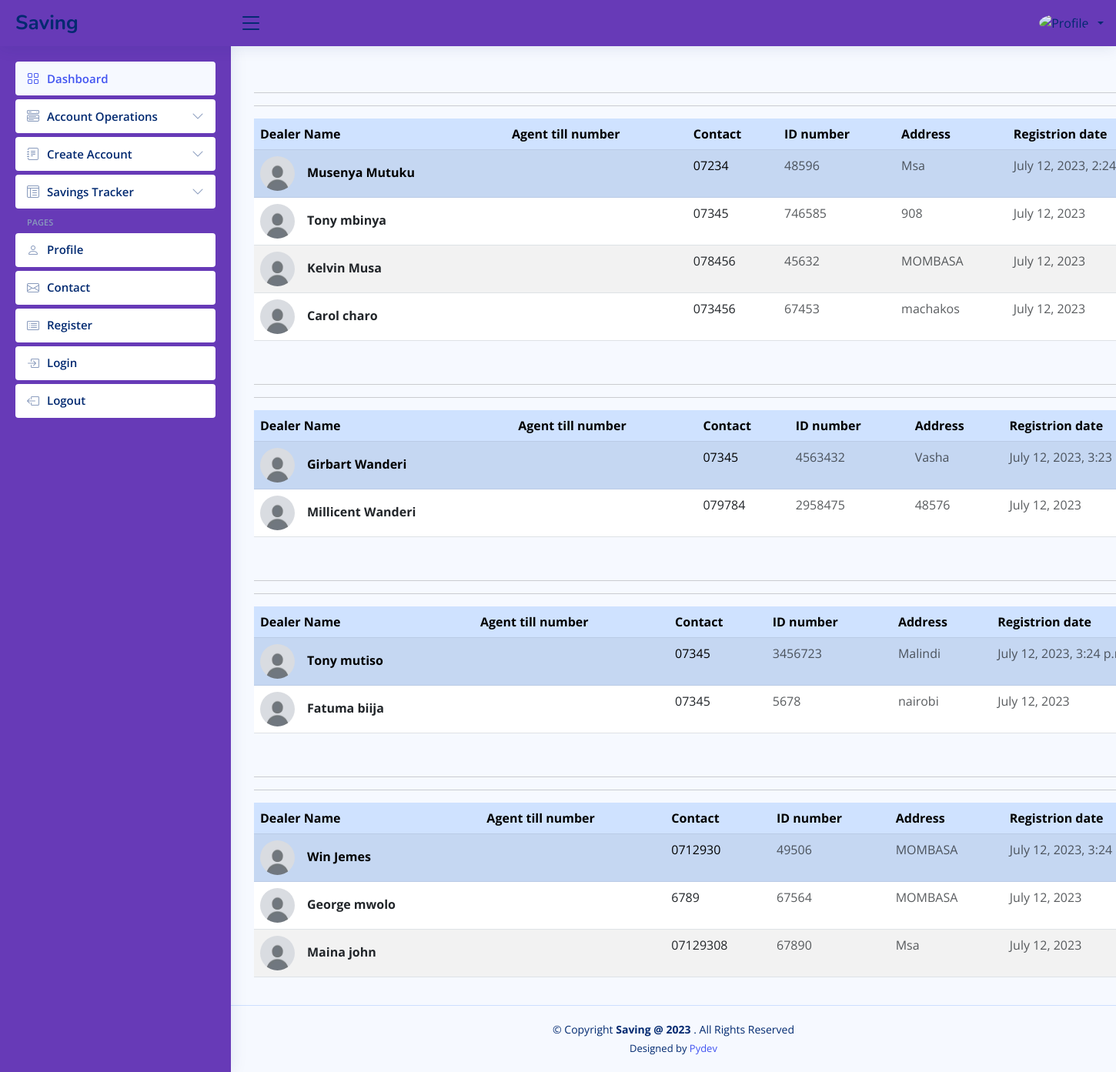
/dealer-own-agents, run on the app's committed database.
### savings/models.py (models this page shows, shortened)
class Dealers(models.Model):
	first_name = models.CharField(max_length=50)
	last_name = models.CharField(max_length=50)
	id_number = models.CharField(max_length=50, unique=True)
	dealer_id = models.CharField(max_length=50, unique=True)
	contact_number = models.CharField(max_length=50)
	address = models.CharField(max_length=50)
	registered_on = models.DateTimeField(auto_now_add=True)
	image = models.ImageField(default="default.jpg", upload_to="dealer_pics")

class Agents(models.Model):
	first_name = models.CharField(max_length=50)
	last_name = models.CharField(max_length=50)
	id_number = models.CharField(max_length=50, unique=True)
	dealer_id = models.CharField(max_length=50, blank=True, null=True)
	contact_number = models.CharField(max_length=50)
	address = models.CharField(max_length=50)
	status = models.BooleanField(default=False)
	agent_number = models.CharField(max_length=50, null=True, blank=True)
	registered_on = models.DateField(auto_now_add=True)
	image = models.ImageField(default="default.jpg", upload_to="agents_pics")

### savings/more_views.py (the view)
# urls.py: path("dealer-own-agents", more_views.display_dealers_and_own_agents,
def display_dealers_and_own_agents(request):
    dealers = Dealers.objects.all()
    agents = Agents.objects.filter(status=True)
    till = TillNumber.objects.get(id=2)
    print(till)
    context = {
            "dealers": dealers,
            "agents": agents,
            }
    return render(request, "savings/display_dealers_and_own_agents.html", context)

### savings/models.py (called while the page is built)
	def __str__(self):
		return self.number

### templates/savings/display_dealers_and_own_agents.html (shortened to what this page needs)
{% extends "savings/forms_layout.html" %}
{% load static %}
{% block dealers_own_agents %}
{% for dealer in dealers %}
<table class="table table-striped">
    <thead>
        <tr class="table-primary">
            <th>Dealer Name</th>
            <th>Agent till number
            <th>Contact</th>
            <th>ID number</th>
            <th>Address</th>
            <th>Registrion date</th>
        </tr>
    </thead>
    <tbody>
        <tr class="table-primary">
            <td>
              <div class="d-flex align-items-center">
                <img
                    src="{{ dealer.image.url}}"
                    alt=""
                    style="width: 45px; height: 45px"
                    class="rounded-circle"
                    />
                <div class="ms-3">
                  <p class="fw-bold mb-1">{{dealer.first_name}} {{dealer.last_name}}</p>
                </div>
              </div>
            </td>
            <td>
            </td>
            <td>
              <p class="fw-normal mb-1">{{dealer.contact_number}}</p>
            </td>
            <td>
                <p class="text-muted mb-0"> {{dealer.id_number}}</p>
            </td>
            <td>
                <p class="text-muted mb-0">{{dealer.address}}</p>
            </td>
            <td>
                <p class="text-muted mb-0">{{dealer.registered_on}}</p>
            </td>
        </tr>
        <br>
        {%  for agent in agents %}
        {% if dealer.dealer_id == agent.dealer_id%}
        <tr>
            <td>
              <div class="d-flex align-items-center">
                <img
                    src="{{ agent.image.url }}"
                    alt=""
                    style="width: 45px; height: 45px"
                    class="rounded-circle"
                    />
                <div class="ms-3">
                  <p class="fw-bold mb-1">{{agent.first_name}} {{agent.last_name}}</p>
                </div>
              </div>
            </td>
            <td>
            </td>
            <td>
              <p class="fw-normal mb-1">{{agent.contact_number}}</p>
            </td>
            <td>
                <p class="text-muted mb-0"> {{agent.id_number}}</p>
            </td>
            <td>
                <p class="text-muted mb-0">{{agent.address}}</p>
            </td>
            <td>
                <p class="text-muted mb-0">{{agent.registered_on}}</p>
            </td>
        </tr>
        {% endif %}
        {% endfor %}
        <hr><hr>
    </tbody>
  </table>
  {% endfor %}
{% endblock %}

### templates/savings/forms_layout.html (shortened to what this page needs)
{% load static %}
<!DOCTYPE html>
<html lang="en">
  <head>
    <link
      href="{% static 'assets/vendor/bootstrap/css/bootstrap.min.css' %}"
      rel="stylesheet"
    />
    <link
      href="{% static 'assets/vendor/bootstrap-icons/bootstrap-icons.css' %}"
      rel="stylesheet"
    />
    <link
      href="{% static 'assets/vendor/boxicons/css/boxicons.min.css' %}"
      rel="stylesheet"
    />
    <link
      href="{% static 'assets/vendor/quill/quill.snow.css' %}"
      rel="stylesheet"
    />
    <link
      href="{% static 'assets/vendor/quill/quill.bubble.css' %}"
      rel="stylesheet"
    />
    <link
      href="{% static 'assets/vendor/remixicon/remixicon.css' %}"
      rel="stylesheet"
    />
    <link
      href="{% static 'assets/vendor/simple-datatables/style.css' %}"
      rel="stylesheet"
    />
    <link href="{% static 'assets/css/style.css' %}" rel="stylesheet" />
    <link href="{% static 'assets/css/more.css' %}" rel="stylesheet" />
  </head>
  <body>
    <header id="header" class="header fixed-top d-flex align-items-center">
      <div class="d-flex align-items-center justify-content-between">
        <a href="{% url 'savings' %}" class="logo d-flex align-items-center">
          <span class="d-none d-lg-block">Saving</span>
        </a>
        <i class="bi bi-list toggle-sidebar-btn"></i>
      </div>
      <nav class="header-nav ms-auto">
        <ul class="d-flex align-items-center">
          <li class="nav-item dropdown pe-3">
            <a
              class="nav-link nav-profile d-flex align-items-center pe-0"
              href="#"
              data-bs-toggle="dropdown"
            >
              <img
                src="{{user.profile.image.url}}"
                alt="Profile"
                class="rounded-circle"
              />
              <span class="d-none d-md-block dropdown-toggle ps-2"
                >{{user.first_name|slice:"0:1"}} {{user.last_name}}</span
              > </a
            >
          </li>
        </ul>
      </nav>
    </header>
    <aside id="sidebar" class="sidebar">
      <ul class="sidebar-nav" id="sidebar-nav">
        <li class="nav-item">
          <a class="nav-link" href="{% url 'savings' %}">
            <i class="bi bi-grid"></i>
            <span>Dashboard</span>
          </a>
        </li>
        <li class="nav-item">
          <a
            class="nav-link collapsed"
            data-bs-target="#components-nav"
            data-bs-toggle="collapse"
            href="#"
          >
            <i class="bi bi-menu-button-wide"></i><span>Account Operations</span
            ><i class="bi bi-chevron-down ms-auto"></i>
          </a>
        </li>
        <li class="nav-item">
          <a
            class="nav-link collapsed"
            data-bs-target="#forms-nav"
            data-bs-toggle="collapse"
            href="#"
          >
            <i class="bi bi-journal-text"></i><span>Create Account</span
            ><i class="bi bi-chevron-down ms-auto"></i>
          </a>
        </li>
        <li class="nav-item">
          <a
            class="nav-link collapsed"
            data-bs-target="#tables-nav"
            data-bs-toggle="collapse"
            href="#"
          >
            <i class="bi bi-layout-text-window-reverse"></i><span>Savings Tracker</span>
            <i class="bi bi-chevron-down ms-auto"></i>
          </a>
        </li>
        <li class="nav-heading">Pages</li>
        <li class="nav-item">
          <a class="nav-link collapsed" href="{% url 'userprofile' %}">
            <i class="bi bi-person"></i>
            <span>Profile</span>
          </a>
        </li>
        <li class="nav-item">
          <a class="nav-link collapsed" href="{% url 'contact_us' %}">
            <i class="bi bi-envelope"></i>
            <span>Contact</span>
          </a>
        </li>
        <li class="nav-item">
          <a class="nav-link collapsed" href="{% url 'register' %}">
            <i class="bi bi-card-list"></i>
            <span>Register</span>
          </a>
        </li>
        <li class="nav-item">
          <a class="nav-link collapsed" href="{% url 'login' %}">
            <i class="bi bi-box-arrow-in-right"></i>
            <span>Login</span>
          </a>
        </li>
        <li class="nav-item">
          <a class="nav-link collapsed" href="{% url 'logout' %}">
            <i class="bi bi-box-arrow-left"></i>
            <span>Logout</span>
          </a>
        </li>
      </ul>
    </aside>
    <main id="main" class="main container">
      {% block dealers_own_agents %}
      {% endblock %}
    </main>
    <footer id="footer" class="footer">
      <div class="copyright">
        &copy; Copyright <strong><span>Saving @ 2023 </span></strong>. All
        Rights Reserved
      </div>
      <div class="credits">Designed by <a href="">Pydev</a></div>
    </footer>
  </body>
</html>

### static/assets/css/style.css (style rules this page uses)
:root { scroll-behavior: smooth; }
body { font-family: "Open Sans", sans-serif; background: #f6f9ff; color: #444444; }
a { color: #4154f1; text-decoration: none; }
#main { margin-top: 60px; padding: 20px 30px; transition: all 0.3s; }
.logo { line-height: 1; }
@media (min-width: 1200px) { .logo { width: 280px; } }
.logo span { font-size: 26px; font-weight: 700; color: #012970; font-family: "Nunito", sans-serif; }
.header { transition: all 0.5s; z-index: 997; height: 60px; box-shadow: 0px 2px 20px rgba(1, 41, 112, 0.1); background-color: #673AB7; padding-left: 20px; }
.header .toggle-sidebar-btn { font-size: 32px; padding-left: 10px; cursor: pointer; color: #012970; }
.header-nav ul { list-style: none; }
.header-nav>ul { margin: 0; padding: 0; }
.header-nav .nav-profile { color: #012970; }
.header-nav .nav-profile img { max-height: 36px; }
.header-nav .nav-profile span { font-size: 14px; font-weight: 600; }
.sidebar { position: fixed; top: 60px; left: 0; bottom: 0; width: 300px; z-index: 996; transition: all 0.3s; padding: 20px; overflow-y: auto; scrollbar-width: thin; scrollbar-color: #aab7cf transparent; box-shadow: 0px 0px 20px rgba(1, 41, 112, 0.1); background-color: #673AB7; }
@media (min-width: 1200px) { #main, #footer { margin-left: 300px; } }
.sidebar-nav { padding: 0; margin: 0; list-style: none; }
.sidebar-nav li { padding: 0; margin: 0; list-style: none; }
.sidebar-nav .nav-item { margin-bottom: 5px; }
.sidebar-nav .nav-heading { font-size: 11px; text-transform: uppercase; color: #899bbd; font-weight: 600; margin: 10px 0 5px 15px; }
.sidebar-nav .nav-link { display: flex; align-items: center; font-size: 15px; font-weight: 600; color: #4154f1; transition: 0.3; background: #f6f9ff; padding: 10px 15px; border-radius: 4px; }
.sidebar-nav .nav-link i { font-size: 16px; margin-right: 10px; color: #4154f1; }
.sidebar-nav .nav-link.collapsed { color: #012970; background: #fff; }
.sidebar-nav .nav-link.collapsed i { color: #899bbd; }
.sidebar-nav .nav-link .bi-chevron-down { margin-right: 0; transition: transform 0.2s ease-in-out; }
.footer { padding: 20px 0; font-size: 14px; transition: all 0.3s; border-top: 1px solid #cddfff; }
.footer .copyright { text-align: center; color: #012970; }
.footer .credits { padding-top: 5px; text-align: center; font-size: 13px; color: #012970; }

### data on the page
Dealers: image (placeholder picture), first_name "Musenya", last_name "Mutuku", contact_number "07234", id_number "48596", address "Msa", registered_on "July 12, 2023, 2:24…"
Agents: image (placeholder picture), first_name "Tony", last_name "mbinya", contact_number "07345", id_number "746585", address "908", registered_on "July 12, 2023"
Agents: image (placeholder picture), first_name "Kelvin", last_name "Musa", contact_number "078456", id_number "45632", address "MOMBASA", registered_on "July 12, 2023"
Agents: image (placeholder picture), first_name "Carol", last_name "charo", contact_number "073456", id_number "67453", address "machakos", registered_on "July 12, 2023"
Dealers: image (placeholder picture), first_name "Girbart", last_name "Wanderi", contact_number "07345", id_number "4563432", address "Vasha", registered_on "July 12, 2023, 3:23…"
Agents: image (placeholder picture), first_name "Millicent", last_name "Wanderi", contact_number "079784", id_number "2958475", address "48576", registered_on "July 12, 2023"
Dealers: image (placeholder picture), first_name "Tony", last_name "mutiso", contact_number "07345", id_number "3456723", address "Malindi", registered_on "July 12, 2023, 3:24…"
Agents: image (placeholder picture), first_name "Fatuma", last_name "biija", contact_number "07345", id_number "5678", address "nairobi", registered_on "July 12, 2023"
Dealers: image (placeholder picture), first_name "Win", last_name "Jemes", contact_number "0712930", id_number "49506", address "MOMBASA", registered_on "July 12, 2023, 3:24…"
Agents: image (placeholder picture), first_name "George", last_name "mwolo", contact_number "6789", id_number "67564", address "MOMBASA", registered_on "July 12, 2023"
Agents: image (placeholder picture), first_name "Maina", last_name "john", contact_number "07129308", id_number "67890", address "Msa", registered_on "July 12, 2023"
